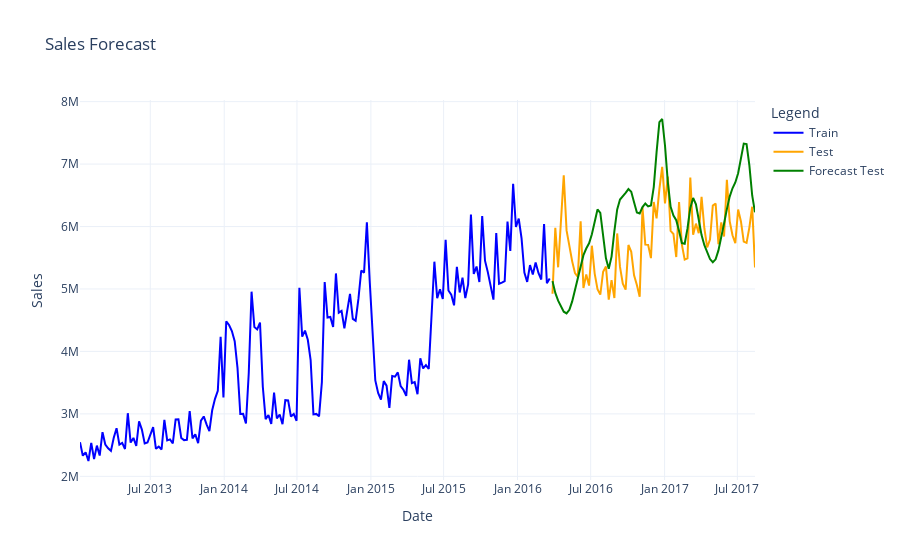

The code cell stored with this chart in its notebook:
### Code cell
# Dividir o dataset em treino (80%) e teste (20%)
train, test = split_data_prophet(df_favorita_prophet_grouped)

# Calcular o tempo de treino
start_train_time = time.time()
model = train_model_prophet(train)
end_train_time = time.time()
train_time = end_train_time - start_train_time

# Calcular o tempo de previsão
start_forecast_time = time.time()
forecast = make_forecast_prophet(model, periods=len(test))
end_forecast_time = time.time()
forecast_time = end_forecast_time - start_forecast_time

# Alinhar as previsões com os dados de teste
forecast_test = forecast.iloc[-len(test):].copy()
forecast_test['ds'] = test['ds'].values

print(f"Tempo de treino: {train_time} segundos")
print(f"Tempo de previsão: {forecast_time} segundos")

# Exibir as previsões
fig = go.Figure()

# Add traces for train, test, and forecast
fig.add_trace(go.Scatter(x=train['ds'], y=train['y'], mode='lines', name='Train', line=dict(color='blue')))
fig.add_trace(go.Scatter(x=test['ds'], y=test['y'], mode='lines', name='Test', line=dict(color='orange')))
fig.add_trace(go.Scatter(x=forecast_test['ds'], y=forecast_test['yhat'], mode='lines', name='Forecast Test', line=dict(color='green')))

# Add titles and labels
fig.update_layout(
    title='Sales Forecast',
    xaxis_title='Date',
    yaxis_title='Sales',
    legend_title='Legend',
    template='plotly_white'
)

# Show the figure
fig.show()
